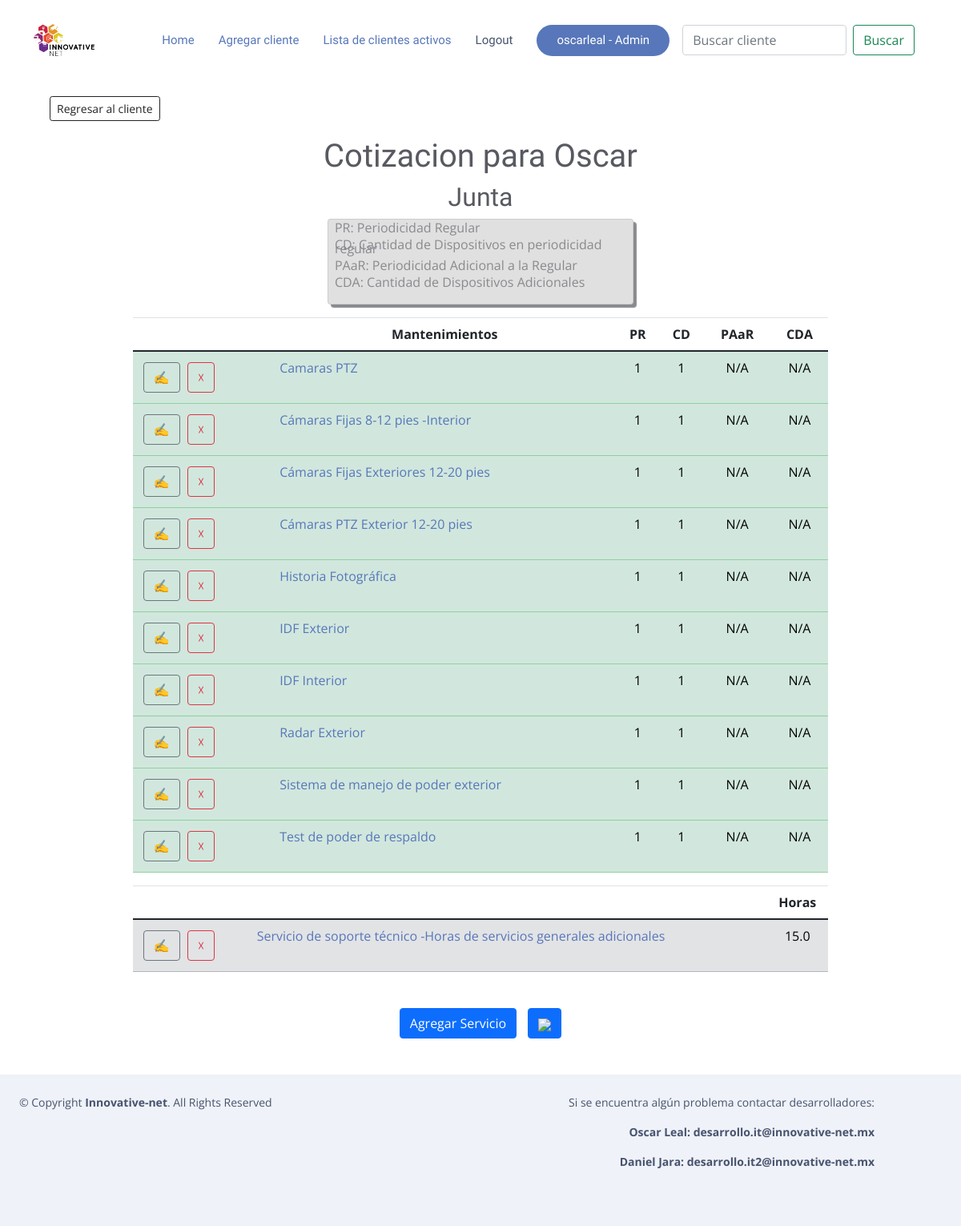
The page /44/15/detalle_cotizacion_cctv (signed in) on the database its author committed.
### RPA/models.py (models this page shows, shortened)
class Cotizacion_CCTV(models.Model):
    num_list = [(1,"1"),(2,"2"),(3,"3"),(4,"4"),(6,"6")]
    cliente = models.ForeignKey(Cliente, on_delete=models.CASCADE, null=True, blank=True)
    titulo = models.CharField(verbose_name="Nombre Cotizacion", null=True, blank=True,max_length=200)
    lugar_de_mantenimiento = models.CharField('Lugar en que se realizara el mantenimiento',max_length
    =120,blank=True)
    descripcion_cotizacion = models.TextField('Descripcion de la cotizacion',blank=True)
    fecha = models.DateTimeField('Fecha de realizacion de la cotizacion',blank=True,null=True, default=datetime.now())
    periodoregular = models.IntegerField('Periodicidad regular de mmto al año',choices=num_list,null=True)
    preguntaperiodoadicional = models.BooleanField('Quieres agregar periodicidad adicional a la regular?',default=False)
    periodoadicional=models.IntegerField('Periodicidad adicional a la regular',choices=num_list,null=True,blank=True)
    mantenimientos = models.ManyToManyField(Nombre_servicio_CCTV,through="Mantenimiento_CCTV")
    class Meta:
        ordering = ['cliente']
        verbose_name_plural = "Cotizaciones CCTV"

class Cliente(models.Model):
    usuario = models.ForeignKey(User, on_delete=models.CASCADE, null=True, blank=True)
    nombre = models.CharField('Nombre de la compañia cliente',max_length=200)
    encargado = models.CharField('Nombre del contacto dentro de la empresa',max_length
    =120)
    puesto_encargado = models.CharField('Puesto del contacto',max_length
    =120)
    numero_contacto=models.CharField('Numero de telefono para contactar',max_length
    =10)
    correo_contacto=models.EmailField('Correo para contactar',blank=True)
    def __str__(self):
        return self.nombre
    class Meta:
        ordering = ['nombre']

class Mantenimiento_CCTV(models.Model):
    cliente = models.ForeignKey(Cliente, on_delete=models.CASCADE, null=True, blank=True)
    cotizacion = models.ForeignKey(Cotizacion_CCTV, on_delete=models.CASCADE, null=True, blank=True)
    titulonombre = models.ForeignKey(Nombre_servicio_CCTV,on_delete=models.CASCADE, null=True, blank=True)
    encargadoTrabajo1 = models.ForeignKey(Precio,verbose_name="Encargado del trabajo" ,on_delete=models.CASCADE,null=True)
    periodisidadactividades = models.IntegerField(verbose_name="Periodicidad regular de actividad de mtto por año", blank=True, null=True )
    periodisidadadicional = models.IntegerField(verbose_name="Periodicidad adicional de actividad de mtto  a la regular", blank=True, null=True)
    tiempoejecucion = models.FloatField(verbose_name="Tiempo de ejecucion del mtto", blank=True, null=True)
    cantidaddedispositivos = models.IntegerField(verbose_name="Cantidad de dispositivos a considerar en periodicidad regular", blank=True, null=True,default=0)
    cantidaddispositivosextras = models.IntegerField(verbose_name="Cantidad de dispositivos a considerar en periodicidad Extra", blank=True, null=True,default=0)
    horasactividad = models.FloatField(verbose_name="horas por actividad de mtto regular =Importe de cantidad x Tiempo de ejecucion", blank=True, null=True)
    horasactividadadicional = models.FloatField(verbose_name="horas por actividad de mtto adicional =Importe de cantidad x Tiempo de ejecucion", blank=True, null=True)
    costomantenimientoregular = models.FloatField(verbose_name="Costo Regular = horas por actividad de mtto regular =Importe de cantidad x Tiempo de ejecucion",null=True,blank=True)
    costomantenimientoadicional = models.FloatField(verbose_name="Costo Adicional = horas por actividad de mtto adicional =Importe de cantidad x Tiempo de ejecucion ", blank=True, null=True)
    costototal = models.FloatField(verbose_name="Costo total = Costo regular + costo adicional",null=True,blank=True)
    dispositivo = models.CharField("Dispositivo al que se le da mantenimiento",null=True,blank=True,max_length=200)
    def __str__(self):
        return str(self.titulonombre)
    class Meta:
        ordering = ['cantidaddedispositivos']
        verbose_name_plural = "Mantenimientos CCTV"

class Nombre_servicio_CCTV(models.Model):
    titulo = models.CharField(max_length=200, verbose_name="Titulo Mantenimiento", null=True, blank=True)
    encargado = models.ForeignKey(Precio, on_delete=models.CASCADE, null=True)
    tiempodeejecucion = models.FloatField(verbose_name="Tiempo de Ejecucion", null=True)
    dispositivo = models.CharField(max_length=200, verbose_name="Dispositivo al que se le aplica el mantenimiento", null=True, blank=True)
    def __str__(self):
        return str(self.titulo)
    class Meta:
        ordering = ['titulo']
        verbose_name_plural = "Servicios CCTV"

### RPA/views.py (the view)
# urls.py: path('<int:cliente>/<int:pk>/detalle_cotizacion_cctv', Detalle_Cotizacion_CCTV.as_view(), name='detalle_cotizacion_cctv'),
class Detalle_Cotizacion_CCTV(LoginRequiredMixin, DetailView):
    model = Cotizacion_CCTV
    object = "cotizacion_cctv"
    template_name = "cotizacion_cctv/detalle_cotizacion_cctv.html"
    def get_context_data(self, **kwargs):
        ctx = super(Detalle_Cotizacion_CCTV, self).get_context_data(**kwargs)
        cat = kwargs.get("object")
        ctx['servicios'] = Mantenimiento_CCTV.objects.filter(cotizacion = cat)
        ctx['servicios'] = ctx['servicios'].exclude(titulonombre=Nombre_servicio_CCTV.objects.get(pk=5))
        ctx['servicios'] = ctx['servicios'].exclude(encargadoTrabajo1=Precio.objects.get(encargado='Ingeniero'))
        ctx['serviciosplus'] = Mantenimiento_CCTV.objects.filter(cotizacion = cat,titulonombre=Nombre_servicio_CCTV.objects.get(pk=6))
        return ctx

### RPA/templates/cotizacion_cctv/detalle_cotizacion_cctv.html (shortened to what this page needs)
{% extends "mantenimientos/base.html" %}
{% block body %}
<div class="container">
    <div>
        <right>
            <a href="{% url 'mostrar_cliente' cotizacion_cctv.cliente.id %}">
                <button type=button class="btn btn-outline-dark btn-sm" style="margin:20px">Regresar al cliente</button>
            </a>
        </right>
    </div>
    <div class="container mb-3">
        <center>
            <h1> Cotizacion para {{cotizacion_cctv.cliente}} </h1>
            <h2> {{cotizacion_cctv.titulo}} </h2>
        </center>
        <div class="tips card container p-2">
            <div class="text-align">
                <p>PR: Periodicidad Regular</p>
                <p>CD: Cantidad de Dispositivos en periodicidad regular</p>
                <p>PAaR: Periodicidad Adicional a la Regular</p>
                <p>CDA: Cantidad de Dispositivos Adicionales</p>
            </div>
        </div>
    </div>
    <div class="container" style="max-width: 80%;">
        <table class="table">
            <thead>
                <tr style="text-align: center;">
                    <th></th>
                    <th>Mantenimientos</th>
                    <th>PR</th>
                    <th>CD</th>
                    <th>PAaR</th>
                    <th>CDA</th>
                </tr>
            </thead>
            <tbody>
            {% for servicio in servicios %}
                    {% if servicio.cantidaddedispositivos is not 0 %}
                        <tr class="table-success">
                            <td style="min-width: 120px;">
                                    <a href="{% url 'modificar_servicio_cctv' cotizacion_cctv.cliente.id cotizacion_cctv.id servicio.id %}">
                                        <button type=button class="btn btn-outline-secondary" style="margin:5px"> &#9997; </button></a>
                                    <a href="{% url 'eliminar_servicio_cctv' cotizacion_cctv.cliente.id cotizacion_cctv.id servicio.id %}">
                                        <button type=button class="btn btn-outline-danger"> &#9747; </button></a>
                            </td>
                            <td>
                                <a href="{% url 'detalle_servicio_cctv' cotizacion_cctv.cliente.id cotizacion_cctv.id servicio.id %}">{{ servicio }}</a>
                            </td>
                            <td style="text-align: center;">
                                <a>
                                    {{ servicio.periodisidadactividades }}
                                </a>
                            </td>
                            <td style="text-align: center;">
                                <a>
                                    {% if servicio.cantidaddedispositivos is null and servicio.periodisidadactividades is null %}
                                        N/A
                                    {% elif servicio.cantidaddedispositivos is null and servicio.periodisidadactividades is not null %}
                                        Agregar dispositivos
                                    {% else %}
                                        {{ servicio.cantidaddedispositivos }}
                                    {% endif %}
                                </a>
                            </td>
                            <td style="text-align: center;">
                                <a>
                                    {% if servicio.periodisidadadicional is null %}
                                        N/A
                                    {% else %}
                                        {{ servicio.periodisidadadicional }}
                                    {% endif %}
                                </a>
                            </td>
                            <td style="text-align: center;">
                                    {% if servicio.cantidaddispositivosextras is null and servicio.periodisidadadicional is null %}
                                        N/A
                                    {% elif servicio.cantidaddispositivosextras is null and servicio.periodisidadadicional is not null %}
                                        Agregar dispositivos adicionales
                                    {% else %}
                                        {{ servicio.cantidaddispositivosextras }}
                                    {% endif %}
                            </td>
                        </tr>
                    {% endif %}
                {% empty %}
                    <tr>
                        <td style="text-align: center;"> NO SE ENCUENTRA NINGUN SERVICIO </td>
                    </tr>
            {% endfor %}
            {% for servicio in serviciosplus %}
                {% if servicio.titulonombre.pk == 6 %}
                        </tbody>
                        </table>
                        <table class="table">
                            <thead>
                                <tr style="text-align: center;">
                                    <th></th>
                                    <th></th>
                                    <th>Horas</th>
                                </tr>
                            </thead>
                            <tbody>
                                <tr class="table-secondary">
                                    <td style="min-width: 120px;">
                                        <a href="{% url 'modificar_servicio_cctv' cotizacion_cctv.cliente.id cotizacion_cctv.id servicio.id %}">
                                            <button type=button class="btn btn-outline-secondary" style="margin:5px"> &#9997; </button></a>
                                        <a href="{% url 'eliminar_servicio_cctv' cotizacion_cctv.cliente.id cotizacion_cctv.id servicio.id %}">
                                            <button type=button class="btn btn-outline-danger" > &#9747; </button></a>
                                    </td>
                                    <td>
                                        <a href="{% url 'detalle_servicio_cctv' cotizacion_cctv.cliente.id cotizacion_cctv.id servicio.id %}">{{ servicio }}</a>
                                    </td>
                                    <td style="text-align: center;">
                                        <a>
                                            {{ servicio.tiempoejecucion }}
                                        </a>
                                    </td>
                                </tr>
                            </tbody>
                        </table>
                    {% endif %}
                {% endfor %}
    </div>
    <div class="container" style="margin-top: 40px; margin-bottom: 40px;">
        <center>
        <a href="{% url 'crear_servicio_cctv' cotizacion_cctv.cliente.id cotizacion_cctv.id  %}">
            <button type=button class="btn btn-primary" style="margin:5px">Agregar Servicio</button>
        </a>
        <a href="{% url 'cotizacion_pdf_cctv' cotizacion_cctv.cliente.id cotizacion_cctv.id cotizacion_cctv.cliente.usuario.pk %}" download="cotizacion.pdf">
            <button type="button" class="btn btn-primary" style="margin:5px"><img src="https://img.icons8.com/ios/24/000000/download-2--v2.png" /></button>
        </a>
        </center>
    </div>
</div>
{% endblock %}

### RPA/templates/mantenimientos/base.html (shortened to what this page needs)
{% load static %}
<!DOCTYPE html>
<html lang="en">
<head>
  <link rel="stylesheet" href="https://stackpath.bootstrapcdn.com/bootstrap/4.5.0/css/bootstrap.min.css">
  <link href="{% static '\vendor\aos\aos.css' %}" rel="stylesheet">
  <link href="{% static '\vendor\bootstrap\css\bootstrap.min.css' %}" rel="stylesheet">
  <link href="{% static '\vendor\bootstrap-icons\bootstrap-icons.css' %}" rel="stylesheet">
  <link href="{% static '\vendor\boxicons\css\boxicons.min.css' %}" rel="stylesheet">
  <link href="{% static '\vendor\glightbox\css\glightbox.min.css' %}" rel="stylesheet">
  <link href="{% static '\vendor\swiper\swiper-bundle.min.css' %}" rel="stylesheet">
  <link href="{% static '\css\style.css' %}" rel="stylesheet">
</head>
<body style="padding-top: 70px;">
  <header id="header" class="fixed-top  header-transparent ">
    <div class="container d-flex align-items-center justify-content-between">
      <div class="logo">
        <a href="https://www.innovative-net.mx/"><img src="{% static '\assets\img\horizontal blanco.png' %}" alt="" class="img-fluid"></a>
      </div>
      <nav id="navbar" class="navbar">
        <ul>
          <li><a class="nav-link scrollto active" href="{% url 'home' %}">Home</a></li>
          <li><a class="nav-link scrollto active" href="{% url 'agregar_cliente' %}">Agregar cliente</a></li>
          <li><a class="nav-link scrollto active" href="{% url 'lista_clientes' %}">Lista de clientes activos</a></li>
          {% if request.user.is_authenticated %}
          <li><a class="nav-link scrollto" href="{% url 'logout' %}">Logout</a></li>
          {% if request.user.is_staff %}
              <li><a class="getstarted scrollto" href="{% url 'admin:index' %}" >{{request.user}} - Admin</a></li>
              {% else %}
              <li><a class="getstarted scrollto" href="" >{{request.user}}</a></li>
              {% endif %}
          {% else %}
          <li><a class="getstarted scrollto" href="{% url 'login'  %}" >Login</a></li>
          {% endif %}
        </ul>
        <form class="d-flex m-3" method="POST" action="{% url 'buscar_clientes' %}">
          <input class="form-control me-2" type="search" placeholder="Buscar cliente"
                 aria-label="Buscar cliente" name="searched">
          <button class="btn btn-outline-success" type="submit">
            Buscar
          </button>
        </form>
      </nav>
    </div>
  </header>
    <div class="container-fluid" style="margin-top: 30px;">
      {% block body %}
      {% endblock %}
    </div>
        <footer id="footer">
          <div class="row container py-4 ">
            <div class="col">
              <div class="copyright">
                &copy; Copyright <strong><span>Innovative-net</span></strong>. All Rights Reserved
              </div>
            </div>
            <div class="col container " style="text-align: right;">
              <p>Si se encuentra algún problema contactar desarrolladores:</p>
              <strong>
                <p>Oscar Leal: desarrollo.it@innovative-net.mx</p>
                <p>Daniel Jara: desarrollo.it2@innovative-net.mx</p>
              </strong>
            </div>
          </div>
        </footer>
</body>
        </html>

### rows shown on the page
Cotizacion_CCTV: cliente "Oscar", titulo "Junta"
Mantenimiento_CCTV: titulonombre.titulo "Camaras PTZ", periodisidadactividades "1", cantidaddedispositivos "1", shows "N/A"
Mantenimiento_CCTV: titulonombre.titulo "Cámaras Fijas 8-12 pies -Interior", periodisidadactividades "1", cantidaddedispositivos "1", shows "N/A"
Mantenimiento_CCTV: titulonombre.titulo "Cámaras Fijas Exteriores 12-20 pies", periodisidadactividades "1", cantidaddedispositivos "1", shows "N/A"
Mantenimiento_CCTV: titulonombre.titulo "Cámaras PTZ Exterior 12-20 pies", periodisidadactividades "1", cantidaddedispositivos "1", shows "N/A"
Mantenimiento_CCTV: titulonombre.titulo "Historia Fotográfica", periodisidadactividades "1", cantidaddedispositivos "1", shows "N/A"
Mantenimiento_CCTV: titulonombre.titulo "IDF Exterior", periodisidadactividades "1", cantidaddedispositivos "1", shows "N/A"
Mantenimiento_CCTV: titulonombre.titulo "IDF Interior", periodisidadactividades "1", cantidaddedispositivos "1", shows "N/A"
Mantenimiento_CCTV: titulonombre.titulo "Radar Exterior", periodisidadactividades "1", cantidaddedispositivos "1", shows "N/A"
Mantenimiento_CCTV: titulonombre.titulo "Sistema de manejo de poder exterior", periodisidadactividades "1", cantidaddedispositivos "1", shows "N/A"
Mantenimiento_CCTV: titulonombre.titulo "Test de poder de respaldo", periodisidadactividades "1", cantidaddedispositivos "1", shows "N/A"
Mantenimiento_CCTV: titulonombre.titulo "Servicio de soporte técnico -Horas de servicios generales adicionales", tiempoejecucion "15.0"

### other values the page prints
{{ request.user }} "oscarleal"
